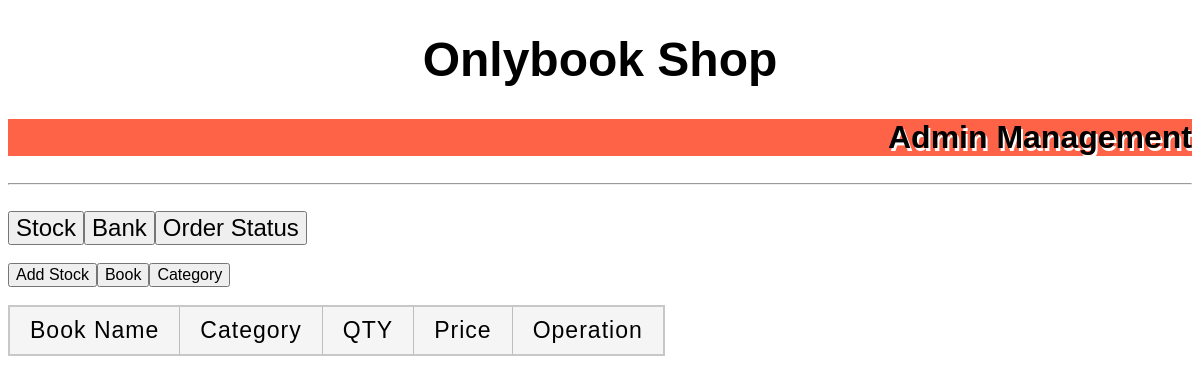
The app's page /save_file/stock_book/stock_book_home.php, older data.
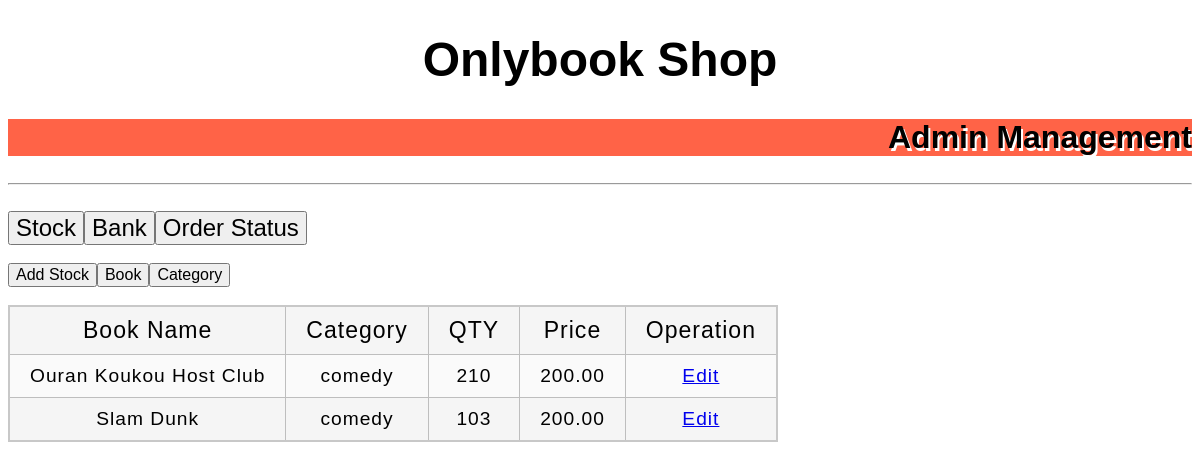
The same page, newer data.
### tables this page shows
CREATE TABLE `stock` (
  `stock_id` varchar(100) NOT NULL,
  `book_id` varchar(100) NOT NULL,
  `qty` int(100) NOT NULL,
  PRIMARY KEY (`stock_id`),
  KEY `book id in stock` (`book_id`),
  CONSTRAINT `book id in stock` FOREIGN KEY (`book_id`) REFERENCES `book` (`book_id`)
);

CREATE TABLE `book` (
  `book_id` varchar(100) NOT NULL,
  `category_id` varchar(100) NOT NULL,
  `book_name` varchar(100) NOT NULL,
  `price` decimal(8,2) NOT NULL,
  `description` text NOT NULL,
  `book_img` text NOT NULL,
  PRIMARY KEY (`book_id`),
  KEY `category_id` (`category_id`),
  CONSTRAINT `book_ibfk_1` FOREIGN KEY (`category_id`) REFERENCES `category` (`category_id`)
);

CREATE TABLE `category` (
  `category_id` varchar(100) NOT NULL,
  `category_name` varchar(100) NOT NULL,
  `cate_descrip` text NOT NULL,
  PRIMARY KEY (`category_id`)
);

### save_file/stock_book/stock_book_home.php (the view, shortened to what this page needs)
<!DOCTYPE html>
<html lang="en">
<head>
    <link href="minimal-table.css" rel="stylesheet" type="text/css">
</head>
<?php
require("connect_db.php");
$sql = " SELECT * FROM stock
JOIN book ON book.book_id = stock.book_id
JOIN category ON book.category_id = category.category_id ";
$rs = mysqli_query($conn, $sql);
?>
<body>
<table border="1" >
<h1 style="text-align: center; font-size:300%;">Onlybook Shop</h1>
<h2 style="background-color:tomato; text-align: end; font-size:200%; text-shadow: white 2px 3px;">Admin Management</h2><hr><br>
<button style="font-size:150%;" onclick="document.location='/onlybook_shop/admin_system/stock_book/stock_book_home.php'">Stock</button>
<button style="font-size:150%;" onclick="document.location='/onlybook_shop/admin_system/bank/bank.php'">Bank</button>
<button style="font-size:150%;" onclick="document.location='/onlybook_shop/admin_system/order/order_status.php'">Order Status</button>
</table><br>
<table>
<button style="font-size:100%;" onclick="document.location='add_stock.php'">Add Stock</button>
<button style="font-size:100%;" onclick="document.location='/onlybook_shop/admin_system/stock_book/stock_book_home.php'">Book</button>
<button style="font-size:100%;" onclick="document.location='bank.php'">Category</button>
</table><br>
<table border="1" >
    <tr style="font-size:180%;"><td>Book Name</td><td>Category</td><td>QTY</td><td>Price</td><td>Operation</td></tr>
    <?php
while($row = mysqli_fetch_assoc($rs)){
    print("<tr style = 'font-size:150%;'>\n");
    print("<td >".$row["book_name"]."</td>");
    print("<td >".$row["category_name"]."</td>");
    print("<td >".$row["qty"]."</td>");
    print("<td >".$row["price"]."</td>");
    print("<td ><a href=edit_product.php?ID=".$row["stock_id"].">Edit</a> </td>");
    print("</tr>\n");
}
?>
</table>
<br>
</body>
</html>

Row changes from the older to the newer data that the page shows:
added stock: book.book_name "Ouran Koukou Host Club", category.category_name "comedy", qty "210", book.price "200.00"
added stock: book.book_name "Slam Dunk", category.category_name "comedy", qty "103", book.price "200.00"
